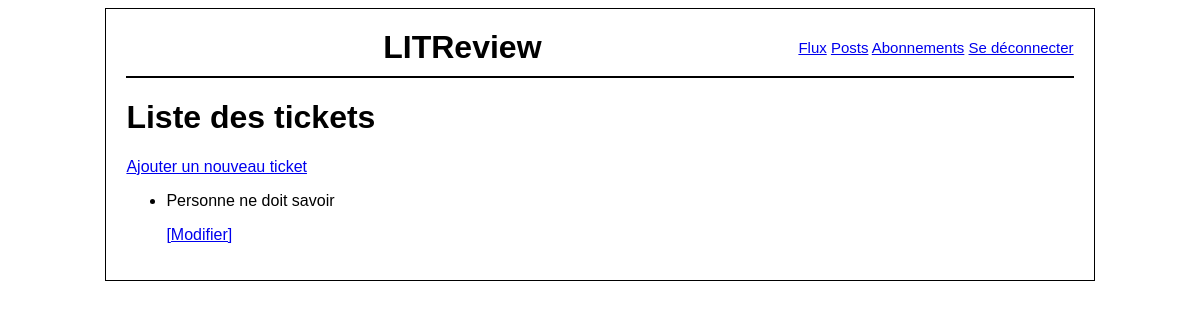
The page /ticket/ on the database as committed earlier.
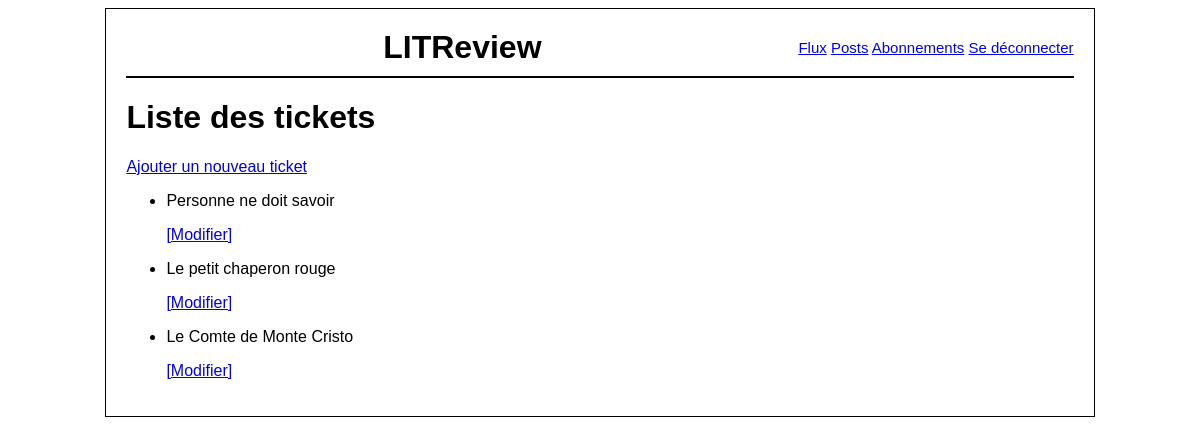
The same page on the database as committed later.
### review/models.py (models this page shows, shortened)
class Ticket(models.Model):
    title = models.CharField(max_length=128)
    description = models.TextField(max_length=2048, blank=True)
    user = models.ForeignKey(to=settings.AUTH_USER_MODEL, on_delete=models.CASCADE)
    image = models.ImageField(null=True, blank=True)
    time_created = models.DateTimeField(auto_now_add=True)

### review/views.py (the view)
# urls.py: path('ticket/', review.views.ticket_list, name='ticket_list'),
def ticket_list(request):
    tickets = Ticket.objects.all()
    return render(request, 'review/ticket_list.html',
                  {'tickets':tickets})

### review/templates/review/ticket_list.html
{% extends 'base.html' %}
{% block content %}
<h1>Liste des tickets</h1>
<a href="{% url 'ticket_create' %}">Ajouter un nouveau ticket</a>
<ul>
    {% for ticket in tickets %}
    <li>
        <p>{{ ticket.title }}</p>
        <a href="{% url 'ticket_update' ticket.id %}">[Modifier]</a>
    </li>
    {% endfor %}
</ul>
{% endblock %}

Rows that differ between the two databases and show on the page:
added Ticket: title "Le petit chaperon rouge"
added Ticket: title "Le Comte de Monte Cristo"
